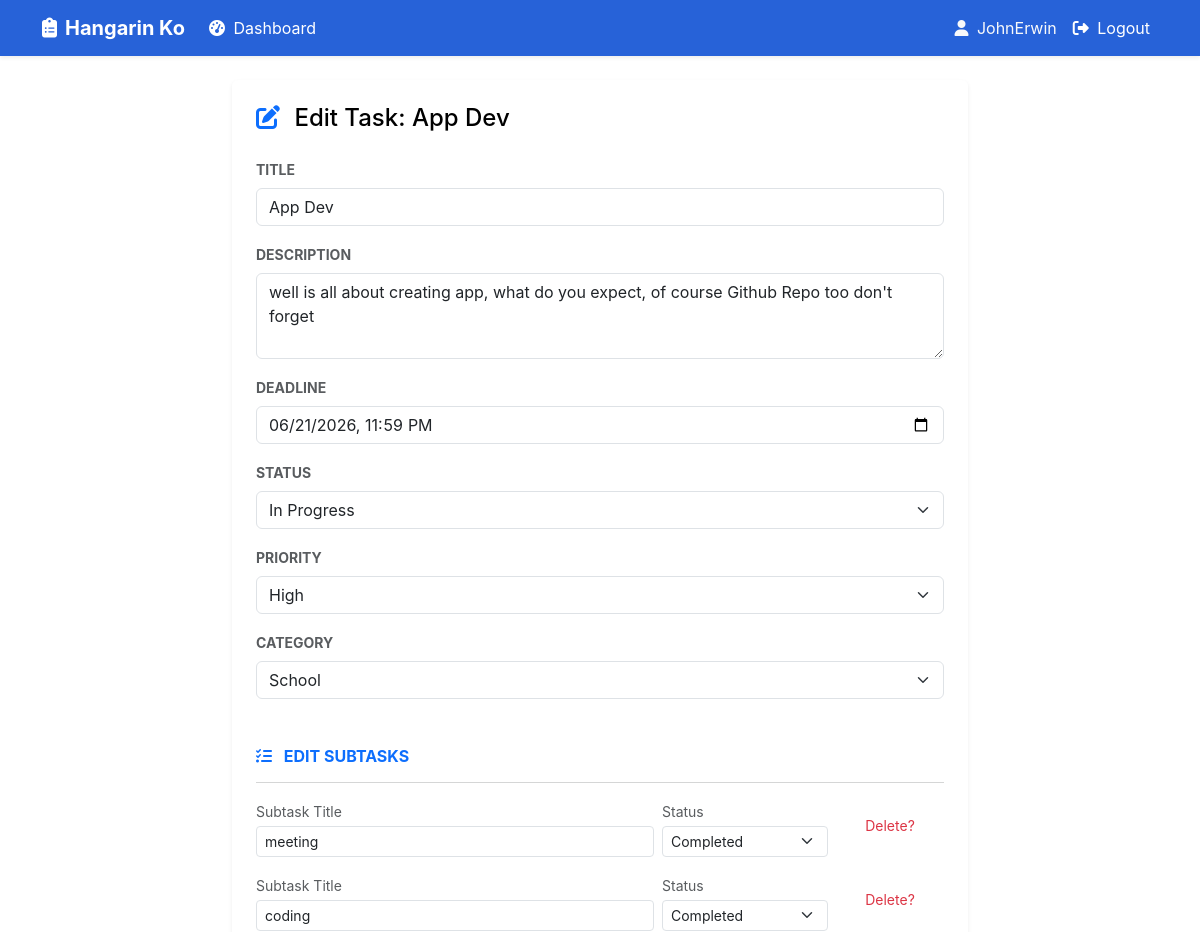
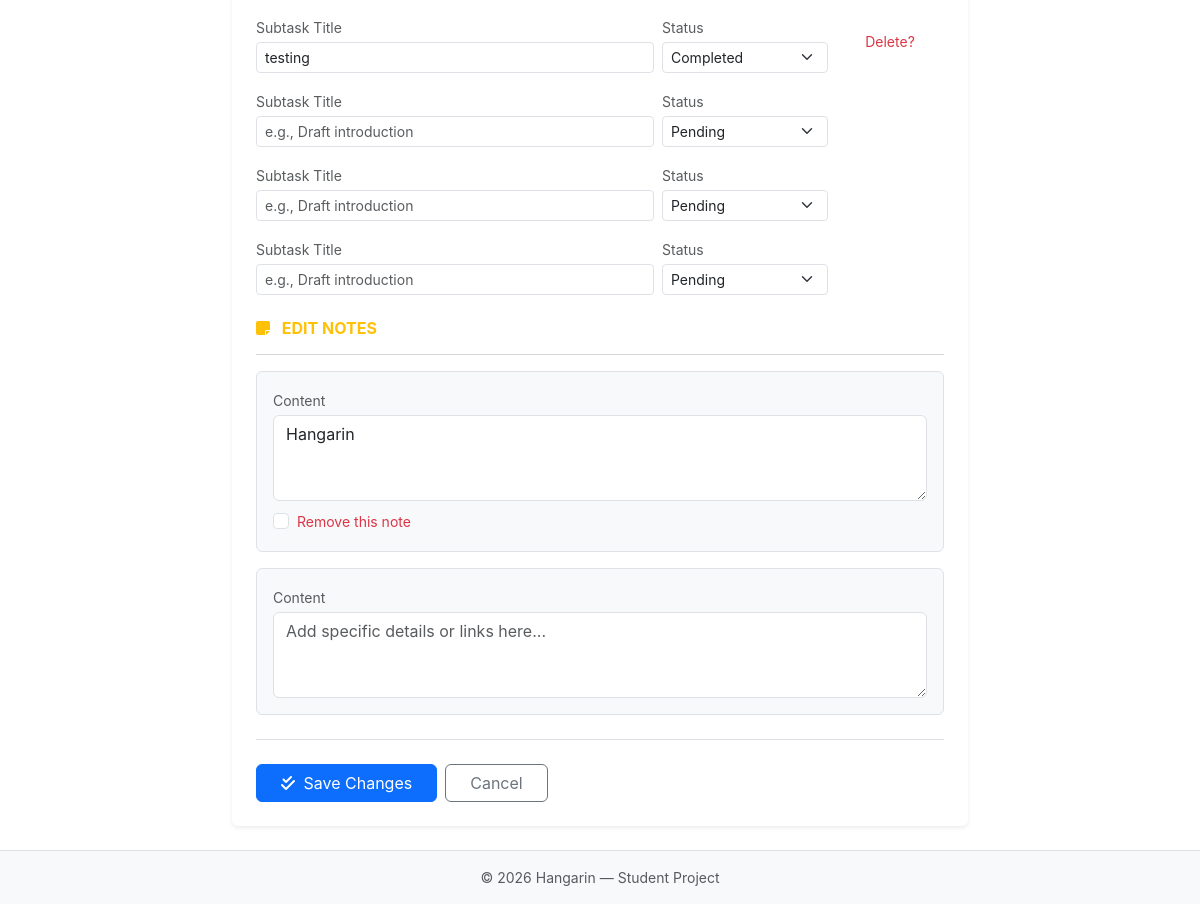
The page /task/edit/21/ (signed in) on the database its author committed (2 pictures, top to bottom).
### hangarin/models.py (models this page shows, shortened)
class BaseModel(models.Model):
    created_at = models.DateTimeField(auto_now_add=True)
    updated_at = models.DateTimeField(auto_now=True)
    class Meta:
        abstract = True

class Task(BaseModel):
    user = models.ForeignKey(settings.AUTH_USER_MODEL, on_delete=models.CASCADE)
    STATUS_CHOICES = [
        ("Pending", "Pending"),
        ("In Progress", "In Progress"),
        ("Completed", "Completed"),
    ]
    title = models.CharField(max_length=255)
    description = models.TextField()
    deadline = models.DateTimeField()
    status = models.CharField(max_length=50, choices=STATUS_CHOICES, default="Pending")
    priority = models.ForeignKey(Priority, on_delete=models.CASCADE)
    category = models.ForeignKey(Category, on_delete=models.CASCADE)

### hangarin/views.py (the view, shortened to what this page needs)
# urls.py: path('task/edit/<int:pk>/', views.TaskUpdateView.as_view(), name='task_update'),
class TaskUpdateView(LoginRequiredMixin, UpdateView):
    model = Task
    form_class = TaskForm
    template_name = "hangarin/task_form.html"
    success_url = reverse_lazy("hangarin:dashboard")
    def get_queryset(self):
        return Task.objects.filter(user=self.request.user)
    def get_context_data(self, **kwargs):
        data = super().get_context_data(**kwargs)
        if self.request.POST:
            data['subtasks'] = SubTaskFormSet(self.request.POST, instance=self.object)
            data['notes'] = NoteFormSet(self.request.POST, instance=self.object)
        else:
            data['subtasks'] = SubTaskFormSet(instance=self.object)
            data['notes'] = NoteFormSet(instance=self.object)
        return data

### hangarin/forms.py
class TaskForm(forms.ModelForm):
    deadline = forms.DateTimeField(
        input_formats=["%Y-%m-%dT%H:%M", "%Y-%m-%d %H:%M:%S", "%Y-%m-%d %H:%M"],
        widget=forms.DateTimeInput(attrs={"class": "form-control", "type": "datetime-local"}, format="%Y-%m-%dT%H:%M"),
    )
    class Meta:
        model = Task
        fields = ["title", "description", "deadline", "status", "priority", "category"]
        widgets = {
            "title": forms.TextInput(attrs={"class": "form-control", "placeholder": "Task title"}),
            "description": forms.Textarea(attrs={"class": "form-control", "rows": 3, "placeholder": "Description"}),
            "status": forms.Select(attrs={"class": "form-select"}),
            "priority": forms.Select(attrs={"class": "form-select"}),
            "category": forms.Select(attrs={"class": "form-select"}),
        }

### hangarin/models.py (called while the page is built)
    def __str__(self):
        return self.name

    def __str__(self):
        return self.name

### hangarin/templates/hangarin/task_form.html (shortened to what this page needs)
{% extends 'base.html' %}
{% load widget_tweaks %}
{% block content %}
<div class="row justify-content-center">
    <div class="col-md-10 col-lg-8">
        <div class="card border-0 shadow-sm">
            <div class="card-body p-4">
                <h2 class="h4 mb-4">
                  <i class="fa-solid {% if form.instance.pk %}fa-pen-to-square{% else %}fa-plus-circle{% endif %} text-primary me-2"></i>
                  {% if form.instance.pk %}Edit Task: {{ form.instance.title }}{% else %}Add New Task{% endif %}
                </h2>
                <form method="post" novalidate>
                    {% for field in form %}
                    <div class="mb-3">
                        <label for="{{ field.id_for_label }}" class="form-label fw-bold small text-uppercase text-muted">{{ field.label }}</label>
                        {% render_field field class+="form-control" %}
                    </div>
                    {% endfor %}
                    <div class="mt-5 mb-4">
                        <h5 class="h6 text-uppercase fw-bold text-primary mb-3">
                            <i class="fa-solid fa-list-check me-2"></i>
                            {% if form.instance.pk %}Edit Subtasks{% else %}Add Subtasks (Optional){% endif %}
                        </h5>
                        <hr class="text-muted opacity-25">
                        <div id="subtask-form-container">
                            {% for sub_form in subtasks %}
                            <div class="row g-2 mb-3 align-items-center subtask-form-row">
                                <div class="col-md-7">
                                    <label class="small text-muted mb-1">Subtask Title</label>
                                    {% render_field sub_form.title class+="form-control form-control-sm" placeholder="e.g., Draft introduction" %}
                                </div>
                                <div class="col-md-3">
                                    <label class="small text-muted mb-1">Status</label>
                                    {% render_field sub_form.status class+="form-select form-select-sm" %}
                                </div>
                                <div class="col-md-2 text-center">
                                    {% if sub_form.instance.pk %}
                                        <label class="small text-danger d-block mb-1">Delete?</label>
                                    {% endif %}
                                </div>
                            </div>
                            {% endfor %}
                        </div>
                    </div>
                    <div class="mt-4 mb-4">
                        <h5 class="h6 text-uppercase fw-bold text-warning mb-3">
                            <i class="fa-solid fa-note-sticky me-2"></i>
                            {% if form.instance.pk %}Edit Notes{% else %}Additional Notes{% endif %}
                        </h5>
                        <hr class="text-muted opacity-25">
                        <div id="notes-form-container">
                            {% for n_form in notes %}
                            <div class="mb-3 p-3 border rounded bg-light position-relative">
                                <label class="small text-muted mb-1">Content</label>
                                {% render_field n_form.content class+="form-control" placeholder="Add specific details or links here..." rows="3" %}
                                {% if n_form.instance.pk %}
                                <div class="form-check mt-2">
                                    {% render_field n_form.DELETE class="form-check-input" %}
                                    <label class="form-check-label small text-danger">Remove this note</label>
                                </div>
                                {% endif %}
                            </div>
                            {% endfor %}
                        </div>
                    </div>
                    <div class="d-flex gap-2 border-top pt-4">
                        <button type="submit" class="btn btn-primary px-4">
                            <i class="fa-solid fa-check-double me-1"></i>
                            {% if form.instance.pk %}Save Changes{% else %}Create Task & Subtasks{% endif %}
                        </button>
                        <a href="{% url 'hangarin:dashboard' %}" class="btn btn-outline-secondary px-4">Cancel</a>
                    </div>
                </form>
            </div>
        </div>
    </div>
</div>
{% endblock %}

### hangarin/templates/base.html (shortened to what this page needs)
{% load static %}
{% load pwa %}
<!DOCTYPE html>
<html lang="en">
<head>
    <link href="{% static 'css/bootstrap.min.css' %}" rel="stylesheet">
    <link href="{% static 'css/fontawesome.min.css' %}" rel="stylesheet">
    <link href="{% static 'css/custom.css' %}" rel="stylesheet">
</head>
<body class="d-flex flex-column min-vh-100" style="background-color: white; color: black;">
    <nav class="navbar navbar-expand-lg shadow-sm" style="background-color: #2762d8;">
        <div class="container">
            <a class="navbar-brand fw-bold" href="{% url 'hangarin:dashboard' %}" style="color: white;">
                <i class="fa-solid fa-clipboard-list me-2"></i>Hangarin Ko
            </a>
            <div class="collapse navbar-collapse" id="navbarNav">
                <ul class="navbar-nav me-auto">
                    <li class="nav-item">
                        <a class="nav-link" href="{% url 'hangarin:dashboard' %}" style="color: #ffffff;">
                            <i class="fa-solid fa-gauge-high me-1"></i> Dashboard
                        </a>
                    </li>
                </ul>
                <ul class="navbar-nav">
                    {% if user.is_authenticated %}
                    <li class="nav-item">
                        <span class="nav-link text-light"><i class="fa-solid fa-user me-1"></i> {{ user.get_username }}</span>
                    </li>
                    <li class="nav-item">
                        <a class="nav-link" href="{% url 'account_logout' %}" style="color: #ffffff;">
                            <i class="fa-solid fa-right-from-bracket me-1"></i> Logout
                        </a>
                    </li>
                    {% else %}
                    <li class="nav-item">
                        <a class="nav-link" href="{% url 'account_login' %}">Login</a>
                    </li>
                    {% endif %}
                </ul>
            </div>
        </div>
    </nav>
    <main class="container flex-grow-1 py-4">
        {% block content %}{% endblock %}
    </main>
    <footer class="mt-auto py-3 bg-light border-top">
        <div class="container text-center text-muted small">
            © 2026 Hangarin — Student Project
        </div>
    </footer>
</body>
</html>

### static/css/custom.css (style rules this page uses)
:root { --hangarin-dark: #b1b6bf; --hangarin-blue: #3182ce; --hangarin-bg: #274256; }
body { background-color: var(--hangarin-bg); color: var(--hangarin-dark); font-family: 'Inter', -apple-system, sans-serif; -webkit-font-smoothing: antialiased; }
.card h2 { --bs-text-opacity: 1 !important; color: #000000 !important; opacity: 1 !important; }
body { opacity: 0; transition: opacity 0.4s ease-in-out; }
body.page-loaded { opacity: 1; }

### rows shown on the page
Task: instance "App Dev", title "App Dev" "well is all about creating app, what do you expect, of course Github Repo too don't forget" "06/21/2026 23:59" "In Progress" "High" "School"

### other values the page prints
{{ user.get_username }} "JohnErwin"
{{ field.label }} "TITLE" "DESCRIPTION" "DEADLINE" "STATUS" "PRIORITY" "CATEGORY"
